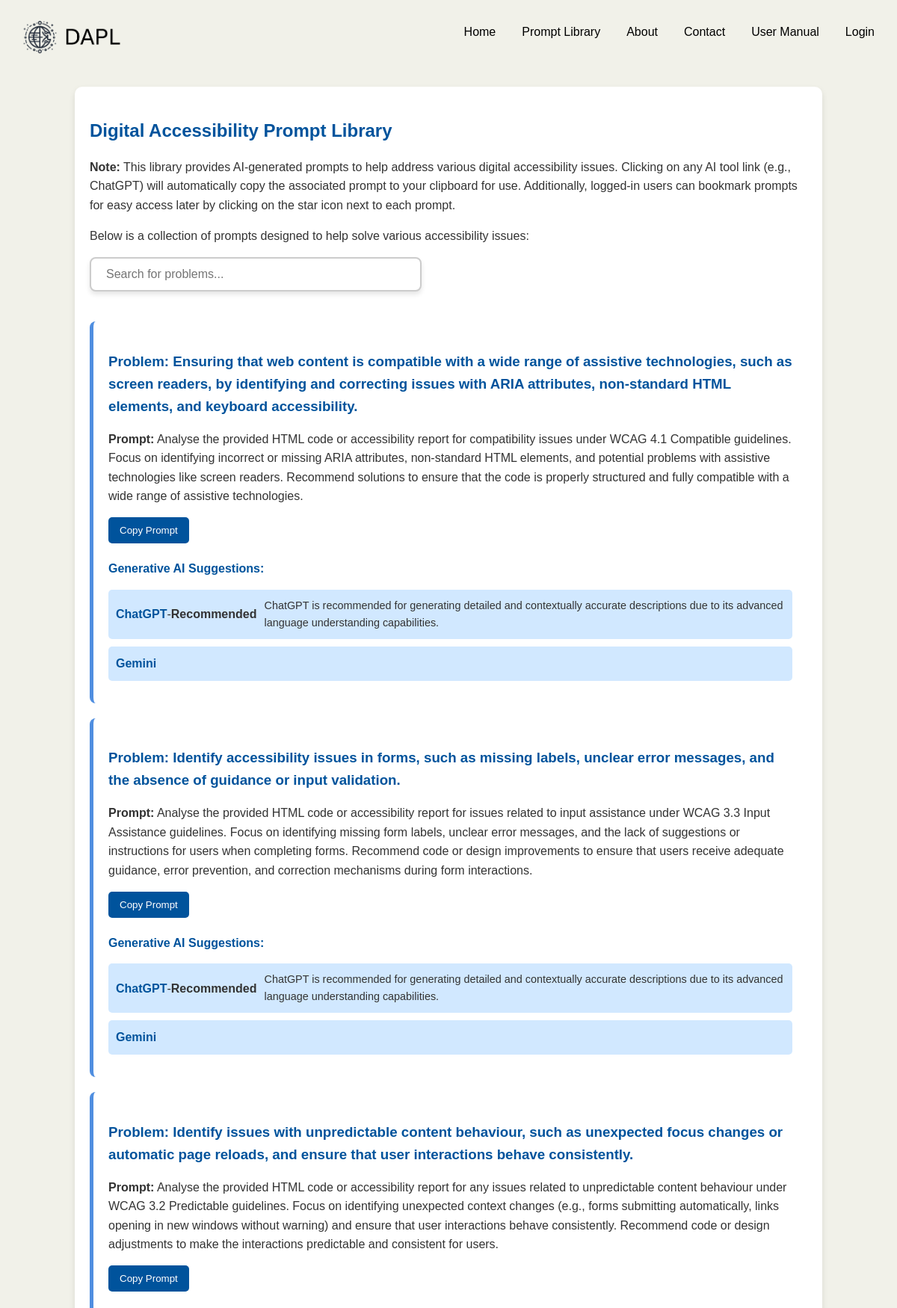
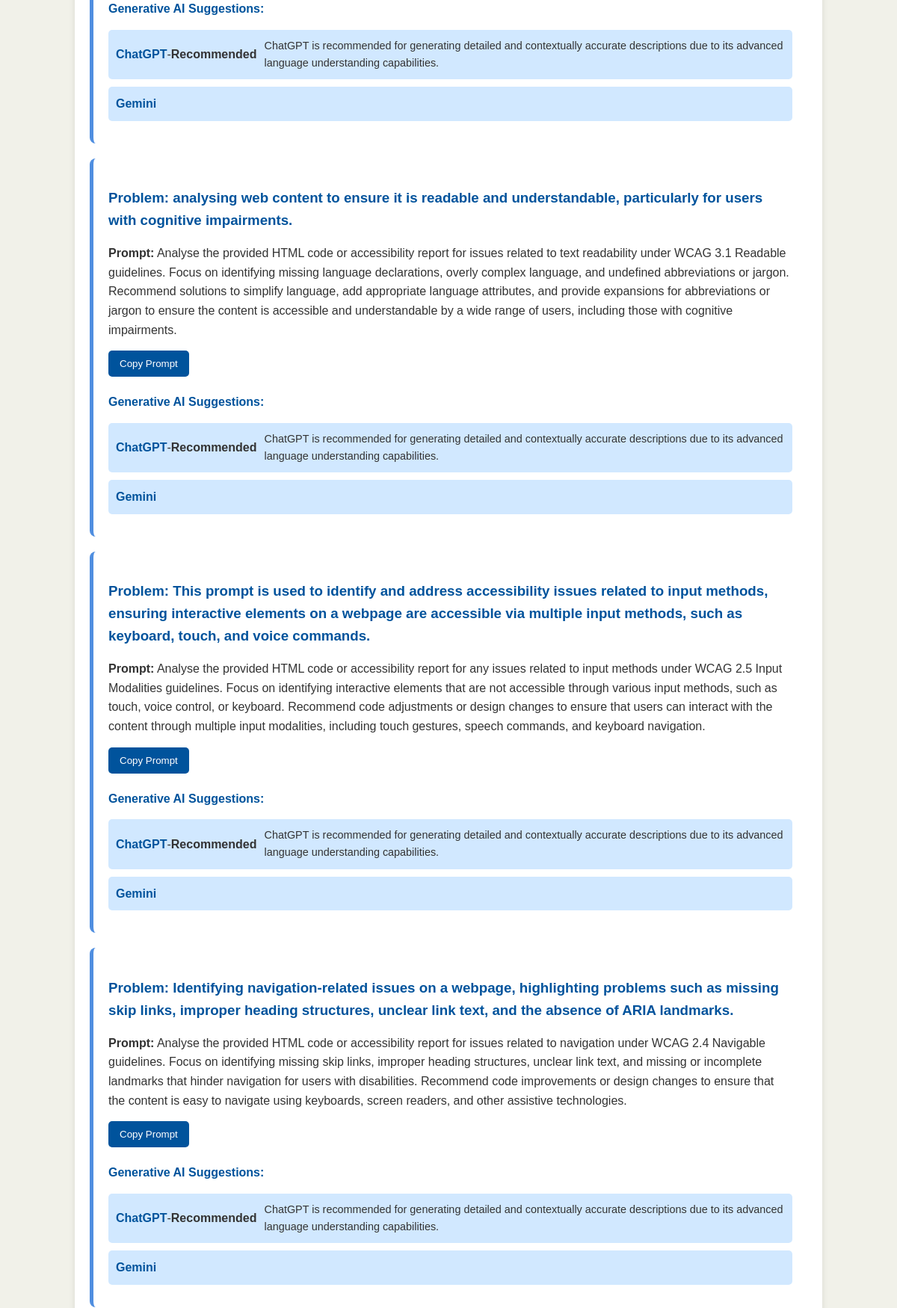
The page /library.php (upper part) on the database its author committed (2 pictures, top to bottom).
### tables this page shows
CREATE TABLE `prompts` (
  `id` int(11) NOT NULL,
  `problem` varchar(255) DEFAULT NULL,
  `prompt_text` text NOT NULL,
  `ai_recommendation` varchar(255) DEFAULT NULL,
  `guideline` varchar(10) DEFAULT NULL,
  `ai_link` varchar(255) DEFAULT NULL,
  `ai_description` text DEFAULT NULL
);

### library.php (the view, shortened to what this page needs)
<?php
include('config.php');
$user_id = isset($_SESSION['user_id']) ? $_SESSION['user_id'] : 0;
$query = "
    SELECT p.*, b.id as bookmark_id
    FROM prompts p
    LEFT JOIN bookmarks b ON p.id = b.prompt_id AND b.user_id = ?
    ORDER BY b.id DESC, p.id DESC
";
$stmt = $conn->prepare($query);
$stmt->bind_param("i", $user_id);
$stmt->execute();
$result = $stmt->get_result();
$prompts = $result->fetch_all(MYSQLI_ASSOC);
?>
<!DOCTYPE html>
<html lang="en">
<head>
    <link rel="stylesheet" href="styles.css">
    <link rel="stylesheet" href="https://cdnjs.cloudflare.com/ajax/libs/font-awesome/6.0.0-beta3/css/all.min.css">
</head>
<body>
<?php include('header.php'); ?>
    <div class="container">
        <main>
            <section class="library">
                <h2>Digital Accessibility Prompt Library</h2>
                <p><strong>Note:</strong> This library provides AI-generated prompts to help address various digital accessibility issues. Clicking on any AI tool link (e.g., ChatGPT) will automatically copy the associated prompt to your clipboard for use. Additionally, logged-in users can bookmark prompts for easy access later by clicking on the star icon next to each prompt.</p>
                <p>Below is a collection of prompts designed to help solve various accessibility issues:</p>
                <input type="text" id="searchBar" onkeyup="searchPrompts()" placeholder="Search for problems..." class="search-bar">
                <ul class="prompt-list" id="promptList">
                    <?php foreach ($prompts as $prompt): ?>
                    <li class="prompt-item">
                        <h3>Problem: <?= htmlspecialchars($prompt['problem']) ?></h3>
                        <p id="prompt<?= $prompt['id'] ?>" data-prompt="<?= htmlspecialchars($prompt['prompt_text']) ?>">
                            <strong>Prompt:</strong> <?= htmlspecialchars($prompt['prompt_text']) ?>
                        </p>
                        <button onclick="copyPrompt('prompt<?= $prompt['id'] ?>')">Copy Prompt</button>
                        <div class="ai-suggestions">
                            <h4>Generative AI Suggestions:</h4>
                            <ul>
                                <li>
                                    <a href="https://chat.openai.com/" target="_blank" onclick="handleLinkClick(event, 'prompt<?= $prompt['id'] ?>')">ChatGPT</a> - <strong>Recommended</strong>
                                    <p>ChatGPT is recommended for generating detailed and contextually accurate descriptions due to its advanced language understanding capabilities.</p>
                                </li>
                                <li>
                                    <a href="https://gemini.google.com/" target="_blank" onclick="handleLinkClick(event, 'prompt<?= $prompt['id'] ?>')">Gemini</a>
                                </li>
                            </ul>
                        </div>
                    </li>
                    <?php endforeach; ?>
                </ul>
            </section>
        </main>
    </div>
</body>
</html>

### styles.css (style rules this page uses)
body { font-family: Arial, sans-serif; background-color: #F1F1E9; color: #333; margin: 0; padding: 0; line-height: 1.6; }
.container { width: 80%; margin: auto; padding: 20px; background-color: white; border-radius: 8px; box-shadow: 0 0 10px rgba(0, 0, 0, 0.1); }
h2, h3, h4 { color: #00539CFF; margin-bottom: 15px; }
.intro, .about, .library, .contact { margin-bottom: 30px; }
.intro p, .about p, .library p, .contact p { margin-bottom: 15px; }
.prompt-list { list-style-type: none; padding: 0; }
.prompt-item { background-color: #ffffff; margin: 20px 0; padding: 20px; border-radius: 8px; border-left: 5px solid rgb(79, 142, 224); }
.ai-suggestions ul { list-style-type: none; padding-left: 0; }
.ai-suggestions li { background-color: #d1e8ff; margin: 10px 0; padding: 10px; border-radius: 5px; display: flex; align-items: center; justify-content: space-between; }
.ai-suggestions li a { color: #00539CFF; text-decoration: none; font-weight: bold; }
.ai-suggestions li p { margin: 0; flex: 1; padding-left: 10px; color: #333; font-size: 0.9em; }
.search-bar { width: 100%; max-width: 400px; padding: 12px 20px; margin-bottom: 20px; border: 2px solid #ccc; border-radius: 8px; box-shadow: 0 4px 6px rgba(0, 0, 0, 0.1); font-size: 16px; transition: border-color 0.3s ease, box-shadow 0.3s ease; }
.container { max-width: 6000px; margin: 0 auto; padding: 20px; background-color: #ffffff; border-radius: 10px; box-shadow: 0 4px 8px rgba(0, 0, 0, 0.1); }
button { padding: 10px 15px; background-color: #00539CFF; color: white; border: none; border-radius: 5px; cursor: pointer; }
h2 { font-size: 24px; color: #00539CFF; font-family: Arial, sans-serif; margin-bottom: 15px; }

### rows shown on the page
prompts: problem "Ensuring that web content is compatible with a wide range of assistive technologies, such as screen readers, by identifying and correcting issues with ARIA attributes, non-standard HTML elements, and keyboard accessibility.", prompt_text "Analyse the provided HTML code or accessibility report for compatibility issues under WCAG 4.1 Compatible guidelines. Focus on identifying incorrect or missing ARIA attributes, non-standard HTML elements, and potential problems with assistive technologies like screen readers. Recommend solutions to ensure that the code is properly structured and fully compatible with a wide range of assistive technologies."
prompts: problem "Identify accessibility issues in forms, such as missing labels, unclear error messages, and the absence of guidance or input validation.", prompt_text "Analyse the provided HTML code or accessibility report for issues related to input assistance under WCAG 3.3 Input Assistance guidelines. Focus on identifying missing form labels, unclear error messages, and the lack of suggestions or instructions for users when completing forms. Recommend code or design improvements to ensure that users receive adequate guidance, error prevention, and correction mechanisms during form interactions."
prompts: problem "Identify issues with unpredictable content behaviour, such as unexpected focus changes or automatic page reloads, and ensure that user interactions behave consistently.", prompt_text "Analyse the provided HTML code or accessibility report for any issues related to unpredictable content behaviour under WCAG 3.2 Predictable guidelines. Focus on identifying unexpected context changes (e.g., forms submitting automatically, links opening in new windows without warning) and ensure that user interactions behave consistently. Recommend code or design adjustments to make the interactions predictable and consistent for users."
prompts: problem "analysing web content to ensure it is readable and understandable, particularly for users with cognitive impairments.", prompt_text "Analyse the provided HTML code or accessibility report for issues related to text readability under WCAG 3.1 Readable guidelines. Focus on identifying missing language declarations, overly complex language, and undefined abbreviations or jargon. Recommend solutions to simplify language, add appropriate language attributes, and provide expansions for abbreviations or jargon to ensure the content is accessible and understandable by a wide range of users, including those with cognitive impairments."
prompts: problem "This prompt is used to identify and address accessibility issues related to input methods, ensuring interactive elements on a webpage are accessible via multiple input methods, such as keyboard, touch, and voice commands.", prompt_text "Analyse the provided HTML code or accessibility report for any issues related to input methods under WCAG 2.5 Input Modalities guidelines. Focus on identifying interactive elements that are not accessible through various input methods, such as touch, voice control, or keyboard. Recommend code adjustments or design changes to ensure that users can interact with the content through multiple input modalities, including touch gestures, speech commands, and keyboard navigation."
prompts: problem "Identifying navigation-related issues on a webpage, highlighting problems such as missing skip links, improper heading structures, unclear link text, and the absence of ARIA landmarks.", prompt_text "Analyse the provided HTML code or accessibility report for issues related to navigation under WCAG 2.4 Navigable guidelines. Focus on identifying missing skip links, improper heading structures, unclear link text, and missing or incomplete landmarks that hinder navigation for users with disabilities. Recommend code improvements or design changes to ensure that the content is easy to navigate using keyboards, screen readers, and other assistive technologies."
